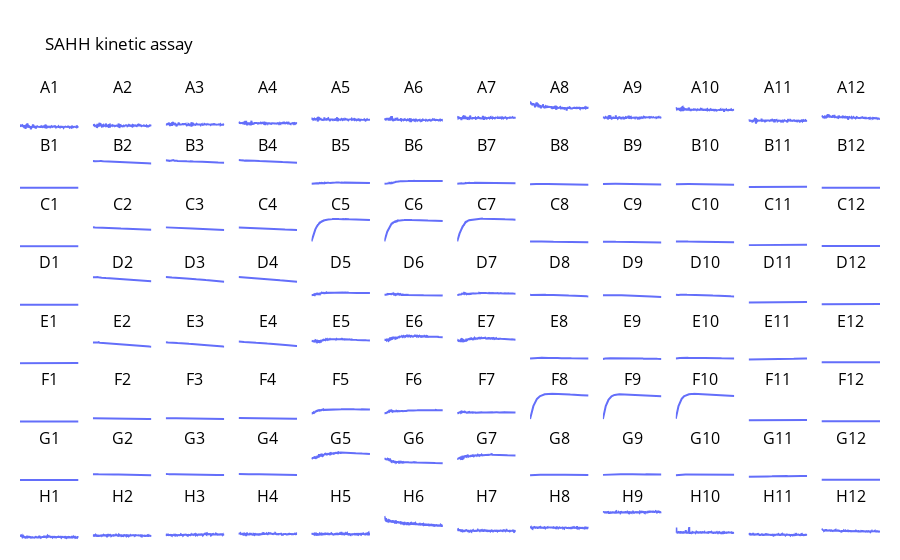

The notebook cell saved with this chart:
### Code cell
from mtphandler import PlateManager

# Define the path to the data file
path = "data/spectra_max_190.txt"

# Read the data file and create a PlateManager object called `plate`
plate = PlateManager.read_spectra_max_190(
    path=path,
    ph=7.4,
    name="SAHH kinetic assay",
)

# Visualize the data
plate.visualize(zoom=False, wavelengths=[], darkmode=False)
